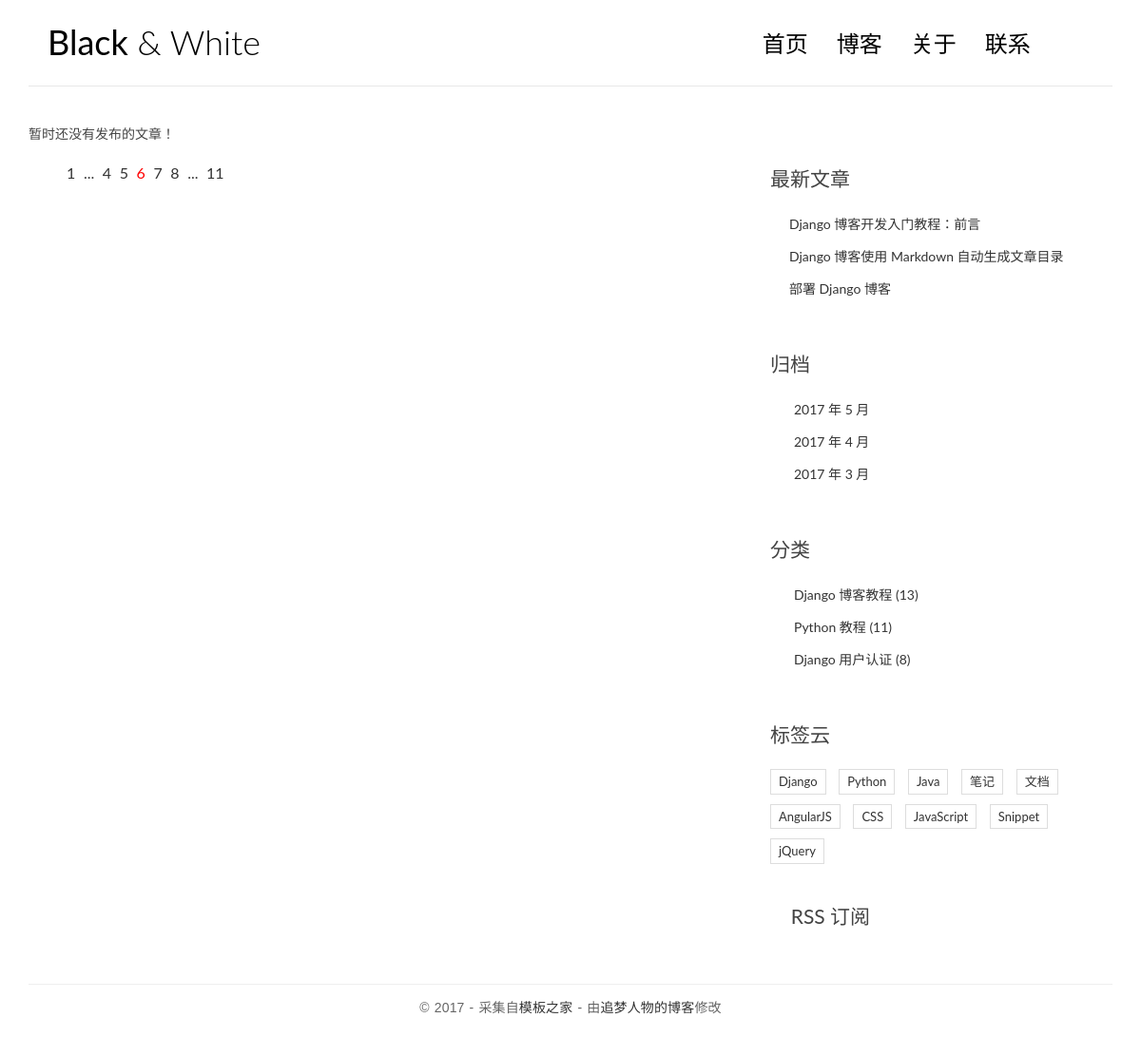
Before: / with the older database file.
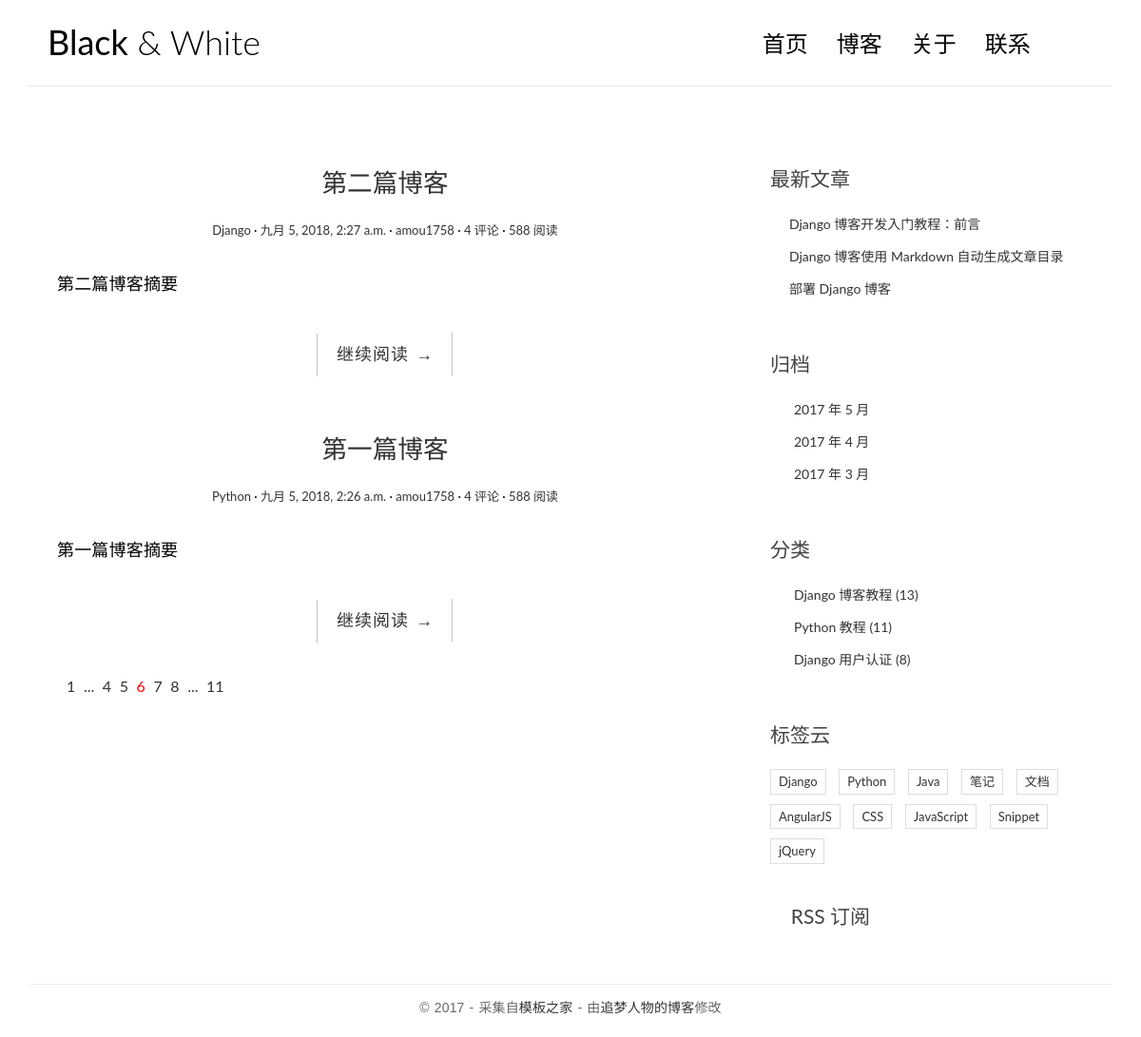
After: the same page with the newer database file.
### blog/models.py (models this page shows, shortened)
class Post(models.Model):
    title = models.CharField(max_length=70)
    body = models.TextField()
    created_time = models.DateTimeField()
    modified_time = models.DateTimeField()
    excerpt = models.CharField(max_length=200, blank=True)
    category = models.ForeignKey(Category)
    tags = models.ManyToManyField(Tag, blank=True)
    author = models.ForeignKey(User)

class Category(models.Model):
    name = models.CharField(max_length=100)

### blog/views.py (the view)
# urls.py: url(r'^$', views.index, name='index'),
def index(request):
    post_list = Post.objects.all().order_by('-created_time')
    return render(request, 'blog/index.html', context={'post_list': post_list})

### templates/blog/index.html (shortened to what this page needs)
{% load staticfiles %}
<!DOCTYPE html>
<html>
<head>
    <link rel="stylesheet" href="{% static 'blog/css/bootstrap.min.css' %}">
    <link rel="stylesheet" href="{% static 'blog/css/ionicons.min.css' %}">
    <link rel="stylesheet" href="{% static 'blog/css/pace.css' %}">
    <link rel="stylesheet" href="{% static 'blog/css/custom.css' %}">
</head>
<body>
<div class="container">
    <header id="site-header">
        <div class="row">
            <div class="col-md-4 col-sm-5 col-xs-8">
                <div class="logo">
                    <h1><a href="index.html"><b>Black</b> &amp; White</a></h1>
                </div>
            </div>
            <div class="col-md-8 col-sm-7 col-xs-4">
                <nav class="main-nav" role="navigation">
                    <div class="collapse navbar-collapse" id="bs-example-navbar-collapse-1">
                        <ul class="nav navbar-nav navbar-right">
                            <li class="cl-effect-11"><a href="index.html" data-hover="首页">首页</a></li>
                            <li class="cl-effect-11"><a href="full-width.html" data-hover="博客">博客</a></li>
                            <li class="cl-effect-11"><a href="about.html" data-hover="关于">关于</a></li>
                            <li class="cl-effect-11"><a href="contact.html" data-hover="联系">联系</a></li>
                        </ul>
                    </div>
                </nav>
                <div id="header-search-box">
                    <a id="search-menu" href="#"><span id="search-icon" class="ion-ios-search-strong"></span></a>
                </div>
            </div>
        </div>
    </header>
</div>
<div class="content-body">
    <div class="container">
        <div class="row">
            <main class="col-md-8">
                {% for post in post_list %}
                    <article class="post post-{{ post.pk }}">
                        <header class="entry-header">
                            <h1 class="entry-title">
                                <a href="single.html">{{ post.title }}</a>
                            </h1>
                            <div class="entry-meta">
                                  <span class="post-category"><a href="#">{{ post.category.name }}</a></span>
                                  <span class="post-date"><a href="#"><time class="entry-date"
                                                                            datetime="{{ post.created_time }}">{{ post.created_time }}</time></a></span>
                                  <span class="post-author"><a href="#">{{ post.author }}</a></span>
                                  <span class="comments-link"><a href="#">4 评论</a></span>
                                  <span class="views-count"><a href="#">588 阅读</a></span>
                            </div>
                        </header>
                        <div class="entry-content clearfix">
                          <p>{{ post.excerpt }}</p>
                          <div class="read-more cl-effect-14">
                            <a href="#" class="more-link">继续阅读 <span class="meta-nav">→</span></a>
                          </div>
                        </div>
                    </article>
                {% empty %}
                    <div class="no-post">暂时还没有发布的文章！</div>
                {% endfor %}
                <div class="pagination">
                    <ul>
                        <li><a href="">1</a></li>
                        <li><a href="">...</a></li>
                        <li><a href="">4</a></li>
                        <li><a href="">5</a></li>
                        <li class="current"><a href="">6</a></li>
                        <li><a href="">7</a></li>
                        <li><a href="">8</a></li>
                        <li><a href="">...</a></li>
                        <li><a href="">11</a></li>
                    </ul>
                </div>
            </main>
            <aside class="col-md-4">
                <div class="widget widget-recent-posts">
                    <h3 class="widget-title">最新文章</h3>
                    <ul>
                        <li>
                            <a href="#">Django 博客开发入门教程：前言</a>
                        </li>
                        <li>
                            <a href="#">Django 博客使用 Markdown 自动生成文章目录</a>
                        </li>
                        <li>
                            <a href="#">部署 Django 博客</a>
                        </li>
                    </ul>
                </div>
                <div class="widget widget-archives">
                    <h3 class="widget-title">归档</h3>
                    <ul>
                        <li>
                            <a href="#">2017 年 5 月</a>
                        </li>
                        <li>
                            <a href="#">2017 年 4 月</a>
                        </li>
                        <li>
                            <a href="#">2017 年 3 月</a>
                        </li>
                    </ul>
                </div>
                <div class="widget widget-category">
                    <h3 class="widget-title">分类</h3>
                    <ul>
                        <li>
                            <a href="#">Django 博客教程 <span class="post-count">(13)</span></a>
                        </li>
                        <li>
                            <a href="#">Python 教程 <span class="post-count">(11)</span></a>
                        </li>
                        <li>
                            <a href="#">Django 用户认证 <span class="post-count">(8)</span></a>
                        </li>
                    </ul>
                </div>
                <div class="widget widget-tag-cloud">
                    <h3 class="widget-title">标签云</h3>
                    <ul>
                        <li>
                            <a href="#">Django</a>
                        </li>
                        <li>
                            <a href="#">Python</a>
                        </li>
                        <li>
                            <a href="#">Java</a>
                        </li>
                        <li>
                            <a href="#">笔记</a>
                        </li>
                        <li>
                            <a href="#">文档</a>
                        </li>
                        <li>
                            <a href="#">AngularJS</a>
                        </li>
                        <li>
                            <a href="#">CSS</a>
                        </li>
                        <li>
                            <a href="#">JavaScript</a>
                        </li>
                        <li>
                            <a href="#">Snippet</a>
                        </li>
                        <li>
                            <a href="#">jQuery</a>
                        </li>
                    </ul>
                </div>
                <div class="rss">
                    <a href=""><span class="ion-social-rss-outline"></span> RSS 订阅</a>
                </div>
            </aside>
        </div>
    </div>
</div>
<footer id="site-footer">
    <div class="container">
        <div class="row">
            <div class="col-md-12">
                <p class="copyright">&copy 2017 - 采集自<a href="http://www.cssmoban.com/"
                                                        target="_blank" title="模板之家">模板之家</a>
                    - 由<a href="http://zmrenwu.com/" title="网页模板" target="_blank">追梦人物的博客</a>修改
                </p>
            </div>
        </div>
    </div>
</footer>
</body>
</html>

Changed rows visible on the page:
added Post: title "第二篇博客", category.name "Django", created_time "九月 5, 2018, 2:27 a.m.", author "amou1758", excerpt "第二篇博客摘要"
added Post: title "第一篇博客", category.name "Python", created_time "九月 5, 2018, 2:26 a.m.", author "amou1758", excerpt "第一篇博客摘要"
Other visible differences:
text no longer shown: "暂时还没有发布的文章！"
